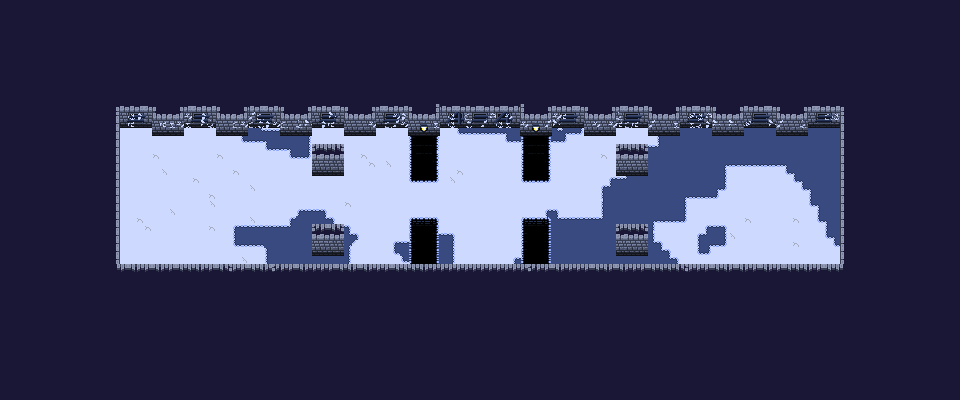

Below is a game level as drawn by its tile map, then a one-line description and the .tmx that defines it (tile-layer data replaced by summaries):
An orthogonal 120x50 tile map with 8x8 px tiles, 5 tile layers (Floor, Floor Overlay, Floor Overlay 2, Foreground, ...) and 41 objects (19x collision, 6x player_spawn, 4x item_spawn, 4x pit, 3x zone, ...).

<map version="1.2" tiledversion="1.2.2" orientation="orthogonal" renderorder="right-down" width="120" height="50" tilewidth="8" tileheight="8" infinite="0" nextlayerid="27" nextobjectid="613">
 <properties>
  <property name="ambient_lighting" type="color" value="#ff296f9a" />
  <property name="mode_ctf" type="bool" value="true" />
  <property name="mode_koth" type="bool" value="true" />
  <property name="name" value="Flootebula" />
  <property name="weather" value="snowstorm" />
 </properties>
 <tileset firstgid="1" source="tileset_winter.tsx" />
 <layer id="22" name="Floor" width="120" height="50">
  <data>[6000 cells, 1710 non-empty, 1 distinct tile ids]</data>
 </layer>
 <layer id="23" name="Floor Overlay" width="120" height="50">
  <data>[6000 cells, 1475 non-empty, 46 distinct tile ids]</data>
 </layer>
 <layer id="24" name="Floor Overlay 2" width="120" height="50">
  <data>[6000 cells, 356 non-empty, 63 distinct tile ids]</data>
 </layer>
 <layer id="25" name="Foreground" width="120" height="50">
  <data>[6000 cells, 4362 non-empty, 1 distinct tile ids]</data>
 </layer>
 <layer id="26" name="Foreground 2" width="120" height="50">
  <data>[6000 cells, 274 non-empty, 15 distinct tile ids]</data>
 </layer>
 <objectgroup id="6" name="Objects" offsetx="-0.25" offsety="-0.25">
  <object id="467" name="collision" x="0" y="0" width="960" height="120" />
  <object id="469" name="collision" x="840" y="0.25" width="120" height="400" />
  <object id="470" name="collision" x="9" y="1" width="120" height="400" />
  <object id="471" name="collision" x="152" y="120" width="32.25" height="8.25" />
  <object id="472" name="collision" x="216" y="120" width="32.25" height="8.25" />
  <object id="473" name="collision" x="280" y="120" width="32.25" height="8.25" />
  <object id="474" name="collision" x="344" y="120" width="32.25" height="8.25" />
  <object id="475" name="collision" x="408" y="120" width="32.25" height="8.25" />
  <object id="476" name="collision" x="520" y="120" width="32.25" height="8.25" />
  <object id="477" name="collision" x="584" y="120" width="32.25" height="8.25" />
  <object id="478" name="collision" x="648" y="120" width="32.25" height="8.25" />
  <object id="479" name="collision" x="712" y="120" width="32.25" height="8.25" />
  <object id="480" name="collision" x="776" y="120" width="32.25" height="8.25" />
  <object id="490" name="collision" x="120.25" y="272" width="720" height="128.25" />
  <object id="511" name="collision" x="352" y="128" width="16.25" height="7.75" />
  <object id="565" name="player_spawn" x="136" y="192" width="16" height="16">
   <properties>
    <property name="team_index" type="int" value="1" />
   </properties>
  </object>
  <object id="569" name="team_blue_zone" type="zone" x="224" y="184" width="32.25" height="31.75">
   <properties>
    <property name="color" type="color" value="#ff5500ff" />
    <property name="ctf_only" type="bool" value="true" />
    <property name="glow" type="bool" value="true" />
   </properties>
  </object>
  <object id="578" name="light_source" x="416" y="120" width="16.25" height="16.25">
   <properties>
    <property name="color" type="color" value="#ff0000ff" />
    <property name="toggle_key" value="t2" />
   </properties>
   <ellipse />
  </object>
  <object id="579" name="light_source" x="528" y="120" width="16.25" height="16.25">
   <properties>
    <property name="color" type="color" value="#ff0000ff" />
    <property name="toggle_key" value="t2" />
   </properties>
   <ellipse />
  </object>
  <object id="583" name="event_emitter" x="232" y="192" width="16" height="16">
   <properties>
    <property name="global" type="bool" value="true" />
    <property name="key" value="ctf_blue" />
    <property name="physics_layer" type="int" value="9" />
    <property name="type" value="collision" />
   </properties>
  </object>
  <object id="584" name="player_spawn" x="136" y="240" width="16" height="16">
   <properties>
    <property name="team_index" type="int" value="1" />
   </properties>
  </object>
  <object id="585" name="player_spawn" x="136" y="152" width="16" height="16">
   <properties>
    <property name="team_index" type="int" value="1" />
   </properties>
  </object>
  <object id="590" name="team_red_zone" type="zone" x="704" y="184" width="32.25" height="31.75">
   <properties>
    <property name="color" type="color" value="#ffff0004" />
    <property name="ctf_only" type="bool" value="true" />
    <property name="glow" type="bool" value="true" />
   </properties>
  </object>
  <object id="591" name="event_emitter" x="712" y="192" width="16" height="16">
   <properties>
    <property name="global" type="bool" value="true" />
    <property name="key" value="ctf_red" />
    <property name="physics_layer" type="int" value="9" />
    <property name="type" value="collision" />
   </properties>
  </object>
  <object id="592" name="player_spawn" x="808" y="192" width="16" height="16">
   <properties>
    <property name="team_index" type="int" value="2" />
   </properties>
  </object>
  <object id="593" name="player_spawn" x="808" y="240" width="16" height="16">
   <properties>
    <property name="team_index" type="int" value="2" />
   </properties>
  </object>
  <object id="594" name="player_spawn" x="808" y="152" width="16" height="16">
   <properties>
    <property name="team_index" type="int" value="2" />
   </properties>
  </object>
  <object id="595" name="collision" x="312" y="152.25" width="32.25" height="15.5" />
  <object id="596" name="collision" x="312" y="232" width="32.25" height="15.5" />
  <object id="597" name="collision" x="616" y="152" width="32.25" height="15.5" />
  <object id="598" name="collision" x="616" y="232" width="32.25" height="15.5" />
  <object id="603" name="item_spawn" x="752" y="192" width="16" height="16">
   <properties>
    <property name="camera_tracking" type="bool" value="false" />
    <property name="max_interval_seconds" type="float" value="15" />
    <property name="max_spawns" type="int" value="-1" />
    <property name="min_interval_seconds" type="float" value="5" />
    <property name="rarity_blacklist" value="" />
    <property name="rarity_whitelist" value="Common" />
    <property name="weapon_blacklist" value="Stick" />
    <property name="weapon_whitelist" value="" />
   </properties>
  </object>
  </objectgroup>
</map>
<!-- 9 of 41 objects omitted -->
